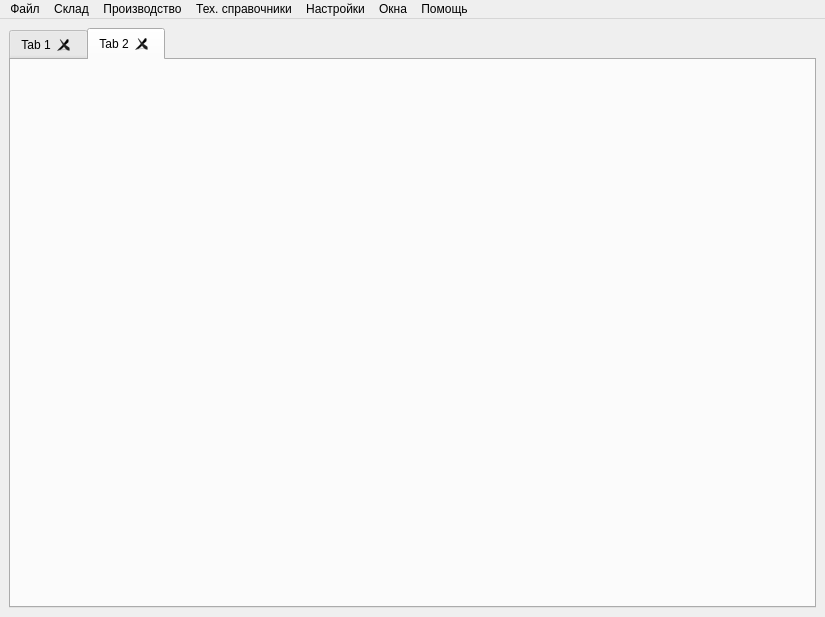
<?xml version="1.0" encoding="UTF-8"?>
<ui version="4.0">
 <class>MainWindow</class>
 <widget class="QMainWindow" name="MainWindow">
  <property name="geometry">
   <rect>
    <x>0</x>
    <y>0</y>
    <width>825</width>
    <height>617</height>
   </rect>
  </property>
  <property name="windowTitle">
   <string>MainWindow</string>
  </property>
  <property name="styleSheet">
   <string notr="true"/>
  </property>
  <widget class="QWidget" name="centralwidget">
   <layout class="QGridLayout" name="gridLayout">
    <item row="0" column="0">
     <widget class="QTabWidget" name="tabWidget">
      <property name="autoFillBackground">
       <bool>false</bool>
      </property>
      <property name="styleSheet">
       <string notr="true"/>
      </property>
      <property name="currentIndex">
       <number>1</number>
      </property>
      <property name="documentMode">
       <bool>false</bool>
      </property>
      <property name="tabsClosable">
       <bool>true</bool>
      </property>
      <property name="movable">
       <bool>true</bool>
      </property>
      <widget class="QWidget" name="tab">
       <attribute name="title">
        <string>Tab 1</string>
       </attribute>
      </widget>
      <widget class="QWidget" name="tab_2">
       <attribute name="title">
        <string>Tab 2</string>
       </attribute>
      </widget>
     </widget>
    </item>
   </layout>
  </widget>
  <widget class="QMenuBar" name="menuBar">
   <property name="geometry">
    <rect>
     <x>0</x>
     <y>0</y>
     <width>825</width>
     <height>22</height>
    </rect>
   </property>
   <widget class="QMenu" name="menu">
    <property name="title">
     <string>Файл</string>
    </property>
    <widget class="QMenu" name="menu_8">
     <property name="title">
      <string>Новый</string>
     </property>
     <addaction name="action_5"/>
     <addaction name="action_6"/>
     <addaction name="action_9"/>
    </widget>
    <widget class="QMenu" name="menu_9">
     <property name="title">
      <string>Открыть</string>
     </property>
     <addaction name="action_7"/>
    </widget>
    <addaction name="menu_8"/>
    <addaction name="menu_9"/>
    <addaction name="separator"/>
    <addaction name="action_3"/>
    <addaction name="action_4"/>
    <addaction name="action_8"/>
   </widget>
   <widget class="QMenu" name="menu_2">
    <property name="title">
     <string>Склад</string>
    </property>
   </widget>
   <widget class="QMenu" name="menu_3">
    <property name="title">
     <string>Производство</string>
    </property>
   </widget>
   <widget class="QMenu" name="menu_4">
    <property name="title">
     <string>Тех. справочники</string>
    </property>
    <addaction name="action_2"/>
   </widget>
   <widget class="QMenu" name="menu_5">
    <property name="title">
     <string>Настройки</string>
    </property>
   </widget>
   <widget class="QMenu" name="menu_6">
    <property name="title">
     <string>Окна</string>
    </property>
   </widget>
   <widget class="QMenu" name="menu_7">
    <property name="title">
     <string>Помощь</string>
    </property>
    <addaction name="action"/>
   </widget>
   <addaction name="menu"/>
   <addaction name="menu_2"/>
   <addaction name="menu_3"/>
   <addaction name="menu_4"/>
   <addaction name="menu_5"/>
   <addaction name="menu_6"/>
   <addaction name="menu_7"/>
  </widget>
  <action name="action">
   <property name="text">
    <string>Её не будет.</string>
   </property>
  </action>
  <action name="action_5">
   <property name="text">
    <string>Новый счёт</string>
   </property>
  </action>
  <action name="action_6">
   <property name="text">
    <string>Новое изделие</string>
   </property>
  </action>
  <action name="action_7">
   <property name="text">
    <string>Счета</string>
   </property>
  </action>
  <action name="action_2">
   <property name="text">
    <string>Комплектующие</string>
   </property>
  </action>
  <action name="action_3">
   <property name="text">
    <string>Сменить базу данных</string>
   </property>
  </action>
  <action name="action_4">
   <property name="text">
    <string>Сохранить как...</string>
   </property>
  </action>
  <action name="action_8">
   <property name="text">
    <string>Сохранить</string>
   </property>
  </action>
  <action name="action_9">
   <property name="text">
    <string>Чертёж</string>
   </property>
  </action>
 </widget>
 <resources/>
 <connections/>
</ui>
